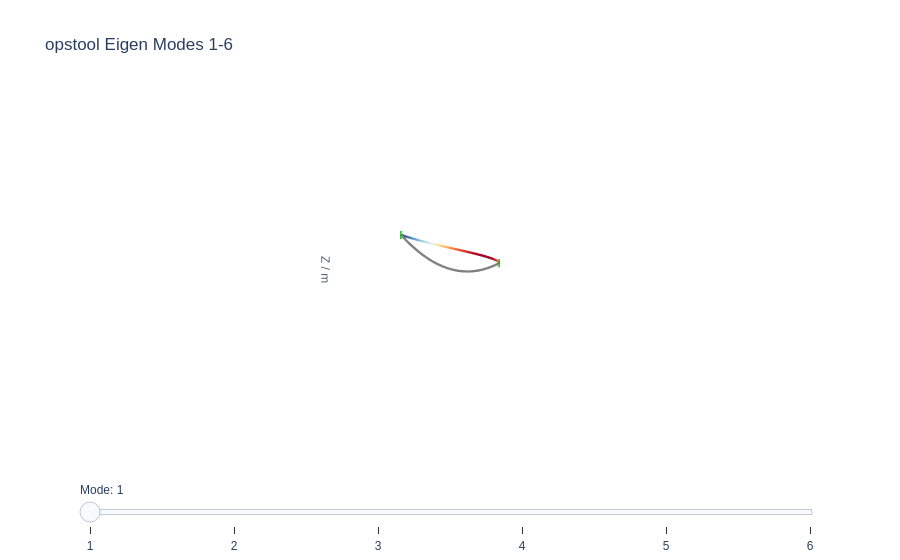

Notebook code cell kept with this figure:
### Code cell
eigen_plot_scale = 3.0
z_aspect_exaggeration = 6.0

fig_eigen = opst.vis.plotly.plot_eigen(
    [1, num_modes],
    subplots=False,
    scale=eigen_plot_scale,
    show_origin=True,
    show_bc=True,
    odb_tag=None,
)
fig_eigen = expand_plotly_3d_scene_ranges(
    fig_eigen,
    pad_ratio=0.12,
    min_span=1.0,
    z_aspect_exaggeration=z_aspect_exaggeration,
    show_spatial_grid=True,
)
fig_eigen.update_layout(title=f"opstool Eigen Modes 1-{num_modes}")
fig_eigen

### Figure 1 — Plotly figure (JSON) as saved in the notebook; plotly's stock layout.template omitted (floating-point values rounded to 4 significant figures; data arrays with more than 128 entries replaced by an {"elided": "..."} marker saying what was removed)
{"data": [{"connectgaps": false, "hoverinfo": "skip", "line": {"color": "gray", "width": 5}, "mode": "lines", "name": "Line", "type": "scatter3d", "x": {"elided": "180 float values"}, "y": {"elided": "180 float values"}, "z": {"elided": "180 float values"}}, {"connectgaps": false, "hoverinfo": "skip", "line": {"cmax": null, "cmin": null, "color": {"elided": "180 float values"}, "coloraxis": "coloraxis", "width": 5}, "mode": "lines", "type": "scatter3d", "x": {"elided": "180 float values"}, "y": {"elided": "180 float values"}, "z": {"elided": "180 float values"}}, {"connectgaps": false, "hoverinfo": "skip", "line": {"color": "#15b01a", "width": 1}, "mode": "lines", "name": "BC", "type": "scatter3d", "x": [0.0, 0.0, 0.0, 0.0, 0.0, NaN, -1.5, 1.5, 1.5, -1.5, -1.5, NaN, -1.5, 1.5, 1.5, -1.5, -1.5, NaN, 300.0, 300.0, 300.0, 300.0, 300.0, NaN, 298.5, 301.5, 301.5, 298.5, 298.5, NaN, 298.5, 301.5, 301.5, 298.5, 298.5, NaN], "y": [-1.5, 1.5, 1.5, -1.5, -1.5, NaN, 0.0, 0.0, 0.0, 0.0, 0.0, NaN, -1.5, -1.5, 1.5, 1.5, -1.5, NaN, -1.5, 1.5, 1.5, -1.5, -1.5, NaN, 0.0, 0.0, 0.0, 0.0, 0.0, NaN, -1.5, -1.5, 1.5, 1.5, -1.5, NaN], "z": [28.5, 28.5, 31.5, 31.5, 28.5, NaN, 28.5, 28.5, 31.5, 31.5, 28.5, NaN, 30.0, 30.0, 30.0, 30.0, 30.0, NaN, 28.5, 28.5, 31.5, 31.5, 28.5, NaN, 28.5, 28.5, 31.5, 31.5, 28.5, NaN, 30.0, 30.0, 30.0, 30.0, 30.0, NaN]}, {"connectgaps": false, "hoverinfo": "skip", "line": {"color": "gray", "width": 5}, "mode": "lines", "name": "Line", "type": "scatter3d", "visible": false, "x": {"elided": "180 float values"}, "y": {"elided": "180 float values"}, "z": {"elided": "180 float values"}}, {"connectgaps": false, "hoverinfo": "skip", "line": {"cmax": null, "cmin": null, "color": {"elided": "180 float values"}, "coloraxis": "coloraxis2", "width": 5}, "mode": "lines", "type": "scatter3d", "visible": false, "x": {"elided": "180 float values"}, "y": {"elided": "180 float values"}, "z": {"elided": "180 float values"}}, {"connectgaps": false, "hoverinfo": "skip", "line": {"color": "#15b01a", "width": 1}, "mode": "lines", "name": "BC", "type": "scatter3d", "visible": false, "x": [0.0, 0.0, 0.0, 0.0, 0.0, NaN, -1.5, 1.5, 1.5, -1.5, -1.5, NaN, -1.5, 1.5, 1.5, -1.5, -1.5, NaN, 300.0, 300.0, 300.0, 300.0, 300.0, NaN, 298.5, 301.5, 301.5, 298.5, 298.5, NaN, 298.5, 301.5, 301.5, 298.5, 298.5, NaN], "y": [-1.5, 1.5, 1.5, -1.5, -1.5, NaN, 0.0, 0.0, 0.0, 0.0, 0.0, NaN, -1.5, -1.5, 1.5, 1.5, -1.5, NaN, -1.5, 1.5, 1.5, -1.5, -1.5, NaN, 0.0, 0.0, 0.0, 0.0, 0.0, NaN, -1.5, -1.5, 1.5, 1.5, -1.5, NaN], "z": [28.5, 28.5, 31.5, 31.5, 28.5, NaN, 28.5, 28.5, 31.5, 31.5, 28.5, NaN, 30.0, 30.0, 30.0, 30.0, 30.0, NaN, 28.5, 28.5, 31.5, 31.5, 28.5, NaN, 28.5, 28.5, 31.5, 31.5, 28.5, NaN, 30.0, 30.0, 30.0, 30.0, 30.0, NaN]}, {"connectgaps": false, "hoverinfo": "skip", "line": {"color": "gray", "width": 5}, "mode": "lines", "name": "Line", "type": "scatter3d", "visible": false, "x": {"elided": "180 float values"}, "y": {"elided": "180 float values"}, "z": {"elided": "180 float values"}}, {"connectgaps": false, "hoverinfo": "skip", "line": {"cmax": null, "cmin": null, "color": {"elided": "180 float values"}, "coloraxis": "coloraxis3", "width": 5}, "mode": "lines", "type": "scatter3d", "visible": false, "x": {"elided": "180 float values"}, "y": {"elided": "180 float values"}, "z": {"elided": "180 float values"}}, {"connectgaps": false, "hoverinfo": "skip", "line": {"color": "#15b01a", "width": 1}, "mode": "lines", "name": "BC", "type": "scatter3d", "visible": false, "x": [0.0, 0.0, 0.0, 0.0, 0.0, NaN, -1.5, 1.5, 1.5, -1.5, -1.5, NaN, -1.5, 1.5, 1.5, -1.5, -1.5, NaN, 300.0, 300.0, 300.0, 300.0, 300.0, NaN, 298.5, 301.5, 301.5, 298.5, 298.5, NaN, 298.5, 301.5, 301.5, 298.5, 298.5, NaN], "y": [-1.5, 1.5, 1.5, -1.5, -1.5, NaN, 0.0, 0.0, 0.0, 0.0, 0.0, NaN, -1.5, -1.5, 1.5, 1.5, -1.5, NaN, -1.5, 1.5, 1.5, -1.5, -1.5, NaN, 0.0, 0.0, 0.0, 0.0, 0.0, NaN, -1.5, -1.5, 1.5, 1.5, -1.5, NaN], "z": [28.5, 28.5, 31.5, 31.5, 28.5, NaN, 28.5, 28.5, 31.5, 31.5, 28.5, NaN, 30.0, 30.0, 30.0, 30.0, 30.0, NaN, 28.5, 28.5, 31.5, 31.5, 28.5, NaN, 28.5, 28.5, 31.5, 31.5, 28.5, NaN, 30.0, 30.0, 30.0, 30.0, 30.0, NaN]}, {"connectgaps": false, "hoverinfo": "skip", "line": {"color": "gray", "width": 5}, "mode": "lines", "name": "Line", "type": "scatter3d", "visible": false, "x": {"elided": "180 float values"}, "y": {"elided": "180 float values"}, "z": {"elided": "180 float values"}}, {"connectgaps": false, "hoverinfo": "skip", "line": {"cmax": null, "cmin": null, "color": {"elided": "180 float values"}, "coloraxis": "coloraxis4", "width": 5}, "mode": "lines", "type": "scatter3d", "visible": false, "x": {"elided": "180 float values"}, "y": {"elided": "180 float values"}, "z": {"elided": "180 float values"}}, {"connectgaps": false, "hoverinfo": "skip", "line": {"color": "#15b01a", "width": 1}, "mode": "lines", "name": "BC", "type": "scatter3d", "visible": false, "x": [0.0, 0.0, 0.0, 0.0, 0.0, NaN, -1.5, 1.5, 1.5, -1.5, -1.5, NaN, -1.5, 1.5, 1.5, -1.5, -1.5, NaN, 300.0, 300.0, 300.0, 300.0, 300.0, NaN, 298.5, 301.5, 301.5, 298.5, 298.5, NaN, 298.5, 301.5, 301.5, 298.5, 298.5, NaN], "y": [-1.5, 1.5, 1.5, -1.5, -1.5, NaN, 0.0, 0.0, 0.0, 0.0, 0.0, NaN, -1.5, -1.5, 1.5, 1.5, -1.5, NaN, -1.5, 1.5, 1.5, -1.5, -1.5, NaN, 0.0, 0.0, 0.0, 0.0, 0.0, NaN, -1.5, -1.5, 1.5, 1.5, -1.5, NaN], "z": [28.5, 28.5, 31.5, 31.5, 28.5, NaN, 28.5, 28.5, 31.5, 31.5, 28.5, NaN, 30.0, 30.0, 30.0, 30.0, 30.0, NaN, 28.5, 28.5, 31.5, 31.5, 28.5, NaN, 28.5, 28.5, 31.5, 31.5, 28.5, NaN, 30.0, 30.0, 30.0, 30.0, 30.0, NaN]}, {"connectgaps": false, "hoverinfo": "skip", "line": {"color": "gray", "width": 5}, "mode": "lines", "name": "Line", "type": "scatter3d", "visible": false, "x": {"elided": "180 float values"}, "y": {"elided": "180 float values"}, "z": {"elided": "180 float values"}}, {"connectgaps": false, "hoverinfo": "skip", "line": {"cmax": null, "cmin": null, "color": {"elided": "180 float values"}, "coloraxis": "coloraxis5", "width": 5}, "mode": "lines", "type": "scatter3d", "visible": false, "x": {"elided": "180 float values"}, "y": {"elided": "180 float values"}, "z": {"elided": "180 float values"}}, {"connectgaps": false, "hoverinfo": "skip", "line": {"color": "#15b01a", "width": 1}, "mode": "lines", "name": "BC", "type": "scatter3d", "visible": false, "x": [0.0, 0.0, 0.0, 0.0, 0.0, NaN, -1.5, 1.5, 1.5, -1.5, -1.5, NaN, -1.5, 1.5, 1.5, -1.5, -1.5, NaN, 300.0, 300.0, 300.0, 300.0, 300.0, NaN, 298.5, 301.5, 301.5, 298.5, 298.5, NaN, 298.5, 301.5, 301.5, 298.5, 298.5, NaN], "y": [-1.5, 1.5, 1.5, -1.5, -1.5, NaN, 0.0, 0.0, 0.0, 0.0, 0.0, NaN, -1.5, -1.5, 1.5, 1.5, -1.5, NaN, -1.5, 1.5, 1.5, -1.5, -1.5, NaN, 0.0, 0.0, 0.0, 0.0, 0.0, NaN, -1.5, -1.5, 1.5, 1.5, -1.5, NaN], "z": [28.5, 28.5, 31.5, 31.5, 28.5, NaN, 28.5, 28.5, 31.5, 31.5, 28.5, NaN, 30.0, 30.0, 30.0, 30.0, 30.0, NaN, 28.5, 28.5, 31.5, 31.5, 28.5, NaN, 28.5, 28.5, 31.5, 31.5, 28.5, NaN, 30.0, 30.0, 30.0, 30.0, 30.0, NaN]}, {"connectgaps": false, "hoverinfo": "skip", "line": {"color": "gray", "width": 5}, "mode": "lines", "name": "Line", "type": "scatter3d", "visible": false, "x": {"elided": "180 float values"}, "y": {"elided": "180 float values"}, "z": {"elided": "180 float values"}}, {"connectgaps": false, "hoverinfo": "skip", "line": {"cmax": null, "cmin": null, "color": {"elided": "180 float values"}, "coloraxis": "coloraxis6", "width": 5}, "mode": "lines", "type": "scatter3d", "visible": false, "x": {"elided": "180 float values"}, "y": {"elided": "180 float values"}, "z": {"elided": "180 float values"}}, {"connectgaps": false, "hoverinfo": "skip", "line": {"color": "#15b01a", "width": 1}, "mode": "lines", "name": "BC", "type": "scatter3d", "visible": false, "x": [0.0, 0.0, 0.0, 0.0, 0.0, NaN, -1.5, 1.5, 1.5, -1.5, -1.5, NaN, -1.5, 1.5, 1.5, -1.5, -1.5, NaN, 300.0, 300.0, 300.0, 300.0, 300.0, NaN, 298.5, 301.5, 301.5, 298.5, 298.5, NaN, 298.5, 301.5, 301.5, 298.5, 298.5, NaN], "y": [-1.5, 1.5, 1.5, -1.5, -1.5, NaN, 0.0, 0.0, 0.0, 0.0, 0.0, NaN, -1.5, -1.5, 1.5, 1.5, -1.5, NaN, -1.5, 1.5, 1.5, -1.5, -1.5, NaN, 0.0, 0.0, 0.0, 0.0, 0.0, NaN, -1.5, -1.5, 1.5, 1.5, -1.5, NaN], "z": [28.5, 28.5, 31.5, 31.5, 28.5, NaN, 28.5, 28.5, 31.5, 31.5, 28.5, NaN, 30.0, 30.0, 30.0, 30.0, 30.0, NaN, 28.5, 28.5, 31.5, 31.5, 28.5, NaN, 28.5, 28.5, 31.5, 31.5, 28.5, NaN, 30.0, 30.0, 30.0, 30.0, 30.0, NaN]}], "layout": {"autosize": false, "coloraxis": {"colorbar": {"tickfont": {"size": 13}}, "colorscale": [[0, "rgb(49,54,149)"], [0.1111, "rgb(69,117,180)"], [0.2222, "rgb(116,173,209)"], [0.3333, "rgb(171,217,233)"], [0.4444, "rgb(224,243,248)"], [0.5556, "rgb(254,224,144)"], [0.6667, "rgb(253,174,97)"], [0.7778, "rgb(244,109,67)"], [0.8889, "rgb(215,48,39)"], [1, "rgb(165,0,38)"]], "showscale": false}, "coloraxis2": {"colorbar": {"tickfont": {"size": 13}}, "colorscale": [[0, "rgb(49,54,149)"], [0.1111, "rgb(69,117,180)"], [0.2222, "rgb(116,173,209)"], [0.3333, "rgb(171,217,233)"], [0.4444, "rgb(224,243,248)"], [0.5556, "rgb(254,224,144)"], [0.6667, "rgb(253,174,97)"], [0.7778, "rgb(244,109,67)"], [0.8889, "rgb(215,48,39)"], [1, "rgb(165,0,38)"]], "showscale": false}, "coloraxis3": {"colorbar": {"tickfont": {"size": 13}}, "colorscale": [[0, "rgb(49,54,149)"], [0.1111, "rgb(69,117,180)"], [0.2222, "rgb(116,173,209)"], [0.3333, "rgb(171,217,233)"], [0.4444, "rgb(224,243,248)"], [0.5556, "rgb(254,224,144)"], [0.6667, "rgb(253,174,97)"], [0.7778, "rgb(244,109,67)"], [0.8889, "rgb(215,48,39)"], [1, "rgb(165,0,38)"]], "showscale": false}, "coloraxis4": {"colorbar": {"tickfont": {"size": 13}}, "colorscale": [[0, "rgb(49,54,149)"], [0.1111, "rgb(69,117,180)"], [0.2222, "rgb(116,173,209)"], [0.3333, "rgb(171,217,233)"], [0.4444, "rgb(224,243,248)"], [0.5556, "rgb(254,224,144)"], [0.6667, "rgb(253,174,97)"], [0.7778, "rgb(244,109,67)"], [0.8889, "rgb(215,48,39)"], [1, "rgb(165,0,38)"]], "showscale": false}, "coloraxis5": {"colorbar": {"tickfont": {"size": 13}}, "colorscale": [[0, "rgb(49,54,149)"], [0.1111, "rgb(69,117,180)"], [0.2222, "rgb(116,173,209)"], [0.3333, "rgb(171,217,233)"], [0.4444, "rgb(224,243,248)"], [0.5556, "rgb(254,224,144)"], [0.6667, "rgb(253,174,97)"], [0.7778, "rgb(244,109,67)"], [0.8889, "rgb(215,48,39)"], [1, "rgb(165,0,38)"]], "showscale": false}, "coloraxis6": {"colorbar": {"tickfont": {"size": 13}}, "colorscale": [[0, "rgb(49,54,149)"], [0.1111, "rgb(69,117,180)"], [0.2222, "rgb(116,173,209)"], [0.3333, "rgb(171,217,233)"], [0.4444, "rgb(224,243,248)"], [0.5556, "rgb(254,224,144)"], [0.6667, "rgb(253,174,97)"], [0.7778, "rgb(244,109,67)"], [0.8889, "rgb(215,48,39)"], [1, "rgb(165,0,38)"]], "showscale": false}, "font": {"family": "Arial, sans-serif"}, "scene": {"aspectmode": "manual", "aspectratio": {"x": 1, "y": 0.7921, "z": 2.367}, "camera": {"eye": {"x": 1.65, "y": -1.85, "z": 0.85}, "projection": {"type": "orthographic"}}, "xaxis": {"autorange": false, "backgroundcolor": "rgba(248, 250, 252, 0.74)", "gridcolor": "rgba(100, 116, 139, 0.22)", "gridwidth": 1, "nticks": 6, "range": [-37.86, 337.9], "showbackground": true, "showgrid": true, "showticklabels": false, "ticks": "", "title": {"font": {"color": "rgba(51, 65, 85, 0.88)", "size": 12}, "text": "X / m"}, "visible": true, "zeroline": false}, "yaxis": {"autorange": false, "backgroundcolor": "rgba(248, 250, 252, 0.74)", "gridcolor": "rgba(100, 116, 139, 0.22)", "gridwidth": 1, "nticks": 6, "range": [-74.4, 74.4], "showbackground": true, "showgrid": true, "showticklabels": false, "ticks": "", "title": {"font": {"color": "rgba(51, 65, 85, 0.88)", "size": 12}, "text": "Y / m"}, "visible": true, "zeroline": false}, "zaxis": {"autorange": false, "backgroundcolor": "rgba(248, 250, 252, 0.74)", "gridcolor": "rgba(100, 116, 139, 0.22)", "gridwidth": 1, "nticks": 6, "range": [-50.12, 98.12], "showbackground": true, "showgrid": true, "showticklabels": false, "ticks": "", "title": {"font": {"color": "rgba(51, 65, 85, 0.88)", "size": 12}, "text": "Z / m"}, "visible": true, "zeroline": false}}, "showlegend": false, "sliders": [{"active": 0, "currentvalue": {"prefix": "Mode: "}, "pad": {"t": 50}, "steps": [{"args": [{"visible": [true, true, true, false, false, false, false, false, false, false, false, false, false, false, false, false, false, false]}, {"title": {"font": {"family": "courier", "size": 15}, "text": "<span style=\"font-weight:bold; font-size:18px\">Mode 1</span><br><b>Period (s):</b> <span style=\"color:blue; font-weight:bold\">5.108967; </span><b>Frequency (Hz):</b> <span style=\"color:blue; font-weight:bold\">0.195734;</span><br><b>Modal participation mass ratios (%)</b><br><span style=\"color:blue; font-weight:bold\">  0.000  82.393   0.000  17.556   0.000   0.000</span><br><b>Cumulative modal participation mass ratios (%)</b><br><span style=\"color:blue; font-weight:bold\">  0.000  82.393   0.000  17.556   0.000   0.000</span><br><b>      X       Y       Z      RX      RY      RZ</b>"}}], "label": "1", "method": "update"}, {"args": [{"visible": [false, false, false, true, true, true, false, false, false, false, false, false, false, false, false, false, false, false]}, {"title": {"font": {"family": "courier", "size": 15}, "text": "<span style=\"font-weight:bold; font-size:18px\">Mode 2</span><br><b>Period (s):</b> <span style=\"color:blue; font-weight:bold\">2.562692; </span><b>Frequency (Hz):</b> <span style=\"color:blue; font-weight:bold\">0.390215;</span><br><b>Modal participation mass ratios (%)</b><br><span style=\"color:blue; font-weight:bold\">  0.930   0.000   0.000   0.000  63.044   0.000</span><br><b>Cumulative modal participation mass ratios (%)</b><br><span style=\"color:blue; font-weight:bold\">  0.930  82.393   0.000  17.556  63.044   0.000</span><br><b>      X       Y       Z      RX      RY      RZ</b>"}}], "label": "2", "method": "update"}, {"args": [{"visible": [false, false, false, false, false, false, true, true, true, false, false, false, false, false, false, false, false, false]}, {"title": {"font": {"family": "courier", "size": 15}, "text": "<span style=\"font-weight:bold; font-size:18px\">Mode 3</span><br><b>Period (s):</b> <span style=\"color:blue; font-weight:bold\">2.555358; </span><b>Frequency (Hz):</b> <span style=\"color:blue; font-weight:bold\">0.391335;</span><br><b>Modal participation mass ratios (%)</b><br><span style=\"color:blue; font-weight:bold\">  0.000   0.000   0.000   0.000   0.000  63.838</span><br><b>Cumulative modal participation mass ratios (%)</b><br><span style=\"color:blue; font-weight:bold\">  0.930  82.393   0.000  17.556  63.044  63.838</span><br><b>      X       Y       Z      RX      RY      RZ</b>"}}], "label": "3", "method": "update"}, {"args": [{"visible": [false, false, false, false, false, false, false, false, false, true, true, true, false, false, false, false, false, false]}, {"title": {"font": {"family": "courier", "size": 15}, "text": "<span style=\"font-weight:bold; font-size:18px\">Mode 4</span><br><b>Period (s):</b> <span style=\"color:blue; font-weight:bold\">2.229509; </span><b>Frequency (Hz):</b> <span style=\"color:blue; font-weight:bold\">0.448529;</span><br><b>Modal participation mass ratios (%)</b><br><span style=\"color:blue; font-weight:bold\">  0.000   0.000  53.550   0.000   0.000   0.000</span><br><b>Cumulative modal participation mass ratios (%)</b><br><span style=\"color:blue; font-weight:bold\">  0.930  82.393  53.550  17.556  63.044  63.838</span><br><b>      X       Y       Z      RX      RY      RZ</b>"}}], "label": "4", "method": "update"}, {"args": [{"visible": [false, false, false, false, false, false, false, false, false, false, false, false, true, true, true, false, false, false]}, {"title": {"font": {"family": "courier", "size": 15}, "text": "<span style=\"font-weight:bold; font-size:18px\">Mode 5</span><br><b>Period (s):</b> <span style=\"color:blue; font-weight:bold\">1.704546; </span><b>Frequency (Hz):</b> <span style=\"color:blue; font-weight:bold\">0.586667;</span><br><b>Modal participation mass ratios (%)</b><br><span style=\"color:blue; font-weight:bold\">  0.000   9.121   0.000  37.940   0.000   0.000</span><br><b>Cumulative modal participation mass ratios (%)</b><br><span style=\"color:blue; font-weight:bold\">  0.930  91.514  53.550  55.495  63.044  63.838</span><br><b>      X       Y       Z      RX      RY      RZ</b>"}}], "label": "5", "method": "update"}, {"args": [{"visible": [false, false, false, false, false, false, false, false, false, false, false, false, false, false, false, true, true, true]}, {"title": {"font": {"family": "courier", "size": 15}, "text": "<span style=\"font-weight:bold; font-size:18px\">Mode 6</span><br><b>Period (s):</b> <span style=\"color:blue; font-weight:bold\">1.607514; </span><b>Frequency (Hz):</b> <span style=\"color:blue; font-weight:bold\">0.622079;</span><br><b>Modal participation mass ratios (%)</b><br><span style=\"color:blue; font-weight:bold\">  0.000   0.000  34.754   0.000   0.000   0.000</span><br><b>Cumulative modal participation mass ratios (%)</b><br><span style=\"color:blue; font-weight:bold\">  0.930  91.514  88.304  55.495  63.044  63.838</span><br><b>      X       Y       Z      RX      RY      RZ</b>"}}], "label": "6", "method": "update"}]}], "title": {"text": "opstool Eigen Modes 1-6"}}}
